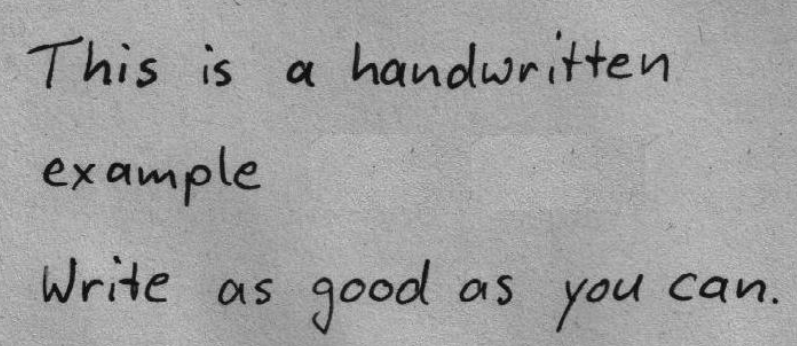
#> input picture DL_5/image.png, 797 x 346 px, found by its file name
$ jupyter execute --allow-errors DL_5.ipynb   (shell and % lines are left out)
#> lines starting #> are read from the running program, lines starting #| are printed output that depends on the picture; after the words box and inside, x2 and y2 are one past the last pixel; in counts of white or black regions, pixels touching at a corner belong together
#> further down, image is the input picture: shape (346, 797, 3); min 2, max 209, mean 160.5
#**Installing and Importing Necessary Libraries**

[cell 1]
import cv2
import numpy as np
import pytesseract
import cv2
import os

#**Defining Helper Functions**

##**Preprocessing the Image**

Converts the image to grayscale, denoises it, and applies binary thresholding for easier text detection.

[cell 2]
def preprocess_image(image):
    gray = cv2.cvtColor(image, cv2.COLOR_BGR2GRAY)
    denoised = cv2.fastNlMeansDenoising(gray)
    thresh = cv2.threshold(denoised, 0, 255, cv2.THRESH_BINARY + cv2.THRESH_OTSU)[1]
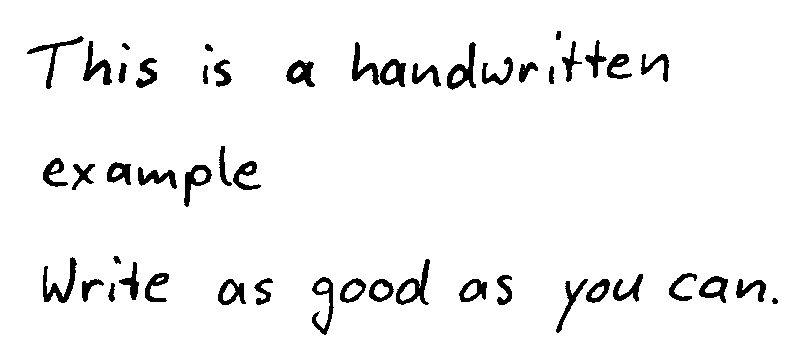
#> thresh: shape (346, 797); 94.9% white; 49 black regions, largest, box (x1, y1, x2, y2) and area: (43, 257, 77, 303) 540, (447, 42, 476, 90) 536, (396, 259, 430, 305) 529
    return thresh

##**Detecting Text Regions**

Detects text regions in the image and returns information like position, confidence, and text content in a dictionary.

[cell 3]
def detect_text_regions(image):
    # Detecting words
    boxes = pytesseract.image_to_data(image, output_type=pytesseract.Output.DICT)
    return boxes

##**Drawing Bounding Boxes**

Draws bounding boxes around text regions with confidence scores above 60%.

[cell 4]
def draw_bounding_boxes(image, boxes):
    output = image.copy()
    n_boxes = len(boxes['level'])  # Total number of detected text regions
    for i in range(n_boxes):
        if int(boxes['conf'][i]) > 60:  # Only consider boxes with confidence > 60%
            (x, y, w, h) = (boxes['left'][i], boxes['top'][i], boxes['width'][i], boxes['height'][i])  # Box coordinates
            cv2.rectangle(output, (x, y), (x + w, y + h), (0, 255, 0), 2)  # Draw rectangle on the image
    return output

##**Extracting Detected Text**

Extracts and combines the detected text into a single string.

[cell 5]
def get_detected_text(boxes):
    detected_text = []
    n_boxes = len(boxes['level'])  # Total number of detected boxes
    for i in range(n_boxes):
        if int(boxes['conf'][i]) > 60:  # Only extract text with confidence > 60%
            detected_text.append(boxes['text'][i])  # Append detected text
    return ' '.join(detected_text)  # Combine text into a single string

#**Uploading and Reading the Image**

Prompts the user to upload an image, retrieves the file, and reads it using OpenCV.

[cell 6]
image_path = "F:/shivani/DL_assignments/DL_5/image.png"

image = cv2.imread(image_path)  # Read the image

#**Processing and Displaying Results**

Displays the original image, preprocesses it, detects text regions, draws bounding boxes, and prints the extracted text.

[cell 7]
import cv2
import sys

def show_image(img, title="Image"):
    """
    Display an image robustly:
    - If google.colab.patches.cv2_imshow is available, use it (Colab).
    - Else if running inside Jupyter, use matplotlib.
    - Else fall back to cv2.imshow (desktop).
    """
    try:
        from google.colab.patches import cv2_imshow as _cv2_imshow
    except Exception:
        _cv2_imshow = None

    if _cv2_imshow is not None:
        _cv2_imshow(img)
        return

    try:
        get_ipython  # will raise NameError outside IPython/Jupyter
        in_ipython = True
    except NameError:
        in_ipython = False

    if in_ipython:
        import matplotlib.pyplot as plt
        # Matplotlib expects RGB; convert from BGR
        img_rgb = cv2.cvtColor(img, cv2.COLOR_BGR2RGB)
        plt.figure(figsize=(8,6))
        plt.imshow(img_rgb)
        plt.axis("off")
        plt.title(title)
        plt.show()
        return

    # Fallback to cv2.imshow for local scripts (opens a window)
    cv2.imshow(title, img)
    cv2.waitKey(0)
    cv2.destroyAllWindows()


# Make sure image_path is defined earlier, then read it:
image_path = globals().get("image_path", None)
if image_path is None:
    raise ValueError("Please set `image_path` to the path of your image file before running this cell.")

image = cv2.imread(image_path)
# Check if image was successfully read
#> (the rest of this cell did not finish here and is left out)
